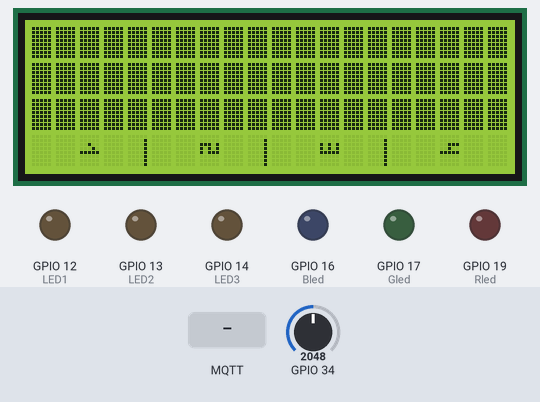
The program below on a simulated ESP32. Parts: 20×4 character LCD, output pins drawn as LEDs (lit = HIGH). The test bench sets the inputs (shaded band); at power-on: GPIO 34 = 2048. WiFi joins after 1.5 s; servers stay silent unless stated; no MQTT or app messages arrive unless stated; what the program prints to the serial monitor is not drawn.

Above: at 2.9 s.
3.0 s: MQTT message "correct" arrives on the first subscribed topic
At 3.8 s:
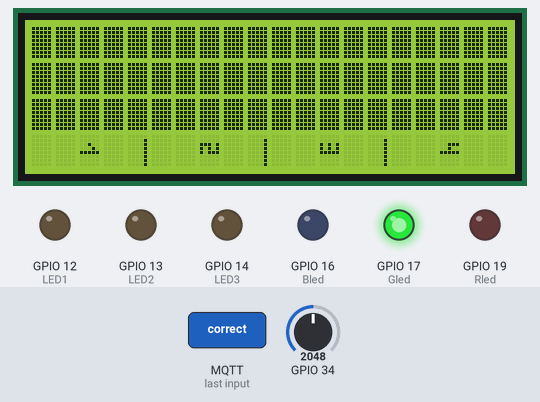
6.0 s: GPIO 34 set to 1777
9.0 s: GPIO 34 set to 1715
At 10.2 s:
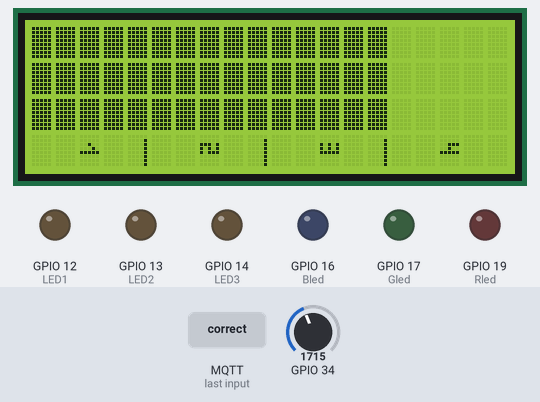
12.0 s: GPIO 34 set to 14
At 13.0 s:
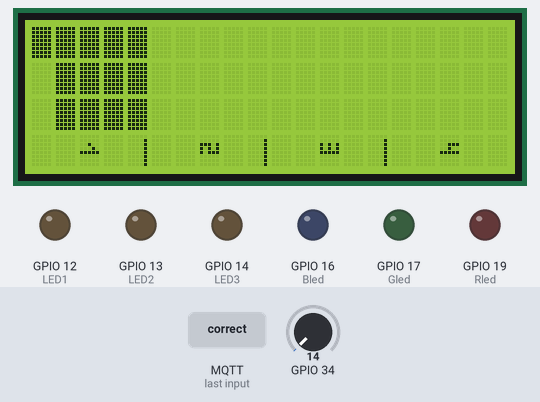
15.0 s: GPIO 34 set to 10
At 15.2 s:
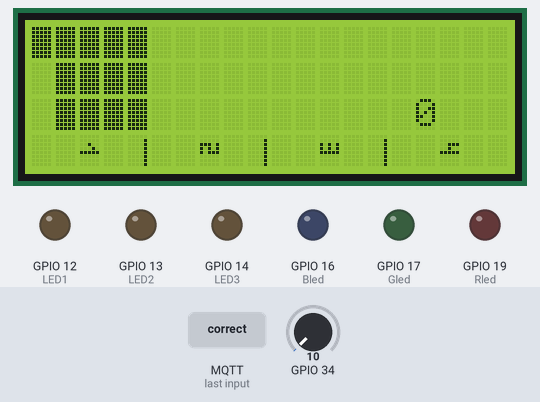
17.1 s: GPIO 34 set to 1228
At 18.8 s:
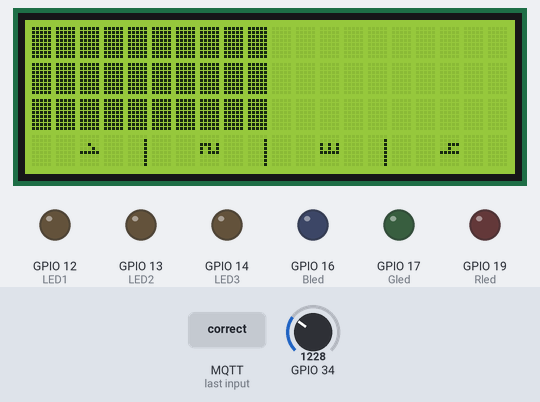
Timing chart, 0 to 20.3 s (numbered marks = the images above; inputs shaded):
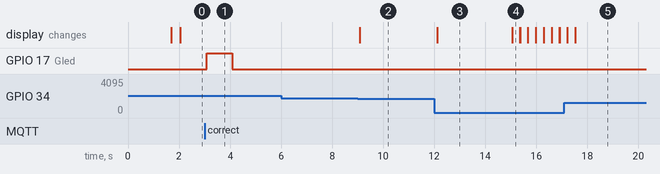

Measured:
- the behaviour switches between 1750 and 1749 on GPIO 34 (found by bisection; images 1 and 2)
- the behaviour switches between 13 and 12 on GPIO 34 (found by bisection; images 3 and 4)
- after the input at 3.0 s, GPIO 17 (Gled): LOW → HIGH after 0.09 s, → LOW 1.0 s later
- after the input at 6.0 s, every drawn part: stays the same
- after the input at 9.0 s, the display: changes after 0.07 s (image 2)
- after the input at 12.0 s, the display: changes after 0.12 s (image 3)
- after the input at 15.0 s, the display: changes after 0.05 s (image 4)

The program:

main.cpp
```cpp
#include <Adafruit_PN532.h>
#include <LiquidCrystal_I2C.h>
#include "WiFi.h"
#include "PubSubClient.h"

#define SSID "NETGEAR68"
#define PWD "excitedtuba713"

#define MQTT_SERVER "192.168.1.2"
#define MQTT_PORT 1883

char cstr[16];


#define LED1 12
#define LED2 13
#define LED3 14
#define Rled 19
#define Gled 17
#define Bled 16

WiFiClient espClient;
PubSubClient client(espClient);
long lastMsg = 0;
char msg[50];
int value = 0;
int level;
bool messageReceived = false;

String messageSend;

void callback(char *topic, byte *message, unsigned int length);
void control(String message);

void setup_wifi()
{
  delay(10);
  Serial.println("Connecting to WiFi..");

  WiFi.begin(SSID, PWD);

  while (WiFi.status() != WL_CONNECTED)
  {
    delay(500);
    Serial.print(".");
  }

  Serial.println("");
  Serial.println("WiFi connected");
  Serial.println("IP address: ");
  Serial.println(WiFi.localIP());
}

LiquidCrystal_I2C lcd (0x27, 20,4);  //
byte block[] = {
  B11111,
  B11111,
  B11111,
  B11111,
  B11111,
  B11111,
  B11111,
  B11111
};

byte line[] = {
  B00000,
  B00001,
  B00001,
  B00001,
  B00001,
  B00001,
  B00001,
  B00001
};

byte one[] = {
  B00000,
  B00000,
  B00100,
  B00010,
  B11111,
  B00000,
  B00000,
  B00000
};

byte two[] = {
  B00000,
  B00000,
  B11101,
  B10101,
  B10111,
  B00000,
  B00000,
  B00000
};

byte three[] = {
  B00000,
  B00000,
  B10101,
  B10101,
  B11111,
  B00000,
  B00000,
  B00000
};

byte four[] = {
  B00000,
  B00000,
  B00111,
  B00100,
  B11111,
  B00000,
  B00000,
  B00000
};

byte emptyBlock[] = {
  B00000,
  B00000,
  B00000,
  B00000,
  B00000,
  B00000,
  B00000,
  B00000
};

void setup() {
  // initialize serial communication at 9600 bits per second:
  Serial.begin(115200);
  setup_wifi();
  client.setServer(MQTT_SERVER, MQTT_PORT);
  client.setCallback(callback);


  lcd.init();
  lcd.backlight();
  Serial.begin(115200);                // Start serial monitor after a few seconds. Mainly for testing code to get it to work.
  client.setServer(MQTT_SERVER, MQTT_PORT);
  client.setCallback(callback);
  Wire.begin();
  lcd.begin(20,4);

  lcd.createChar(0, block);
  lcd.createChar(1, line);
  lcd.createChar(2, one);
  lcd.createChar(3, two);
  lcd.createChar(4, three);
  lcd.createChar(5, four);
  lcd.createChar(6, emptyBlock);

  lcd.setCursor(4,3); lcd.write(1);
  lcd.setCursor(9,3); lcd.write(1);
  lcd.setCursor(14,3); lcd.write(1);

  lcd.setCursor(2,3); lcd.write(2);
  lcd.setCursor(7,3); lcd.write(3);
  lcd.setCursor(12,3); lcd.write(4);
  lcd.setCursor(17,3); lcd.write(5);

  pinMode (LED1, OUTPUT);
  pinMode (LED2, OUTPUT);
  pinMode (LED3, OUTPUT);
  pinMode (19, OUTPUT);
  pinMode (Gled, OUTPUT);
  pinMode (Bled, OUTPUT);

}
void callback(char *topic, byte *message, unsigned int length)
{
  Serial.print("Message arrived on topic: ");
  Serial.print(topic);
  Serial.print(". Message: ");

  for (int i = 0; i < length; i++)
  {
    Serial.print((char)message[i]);
    messageSend += (char)message[i];
  }
  Serial.print("Message toegekomen: ");
  Serial.print(messageSend);
  messageReceived = true;


}

void reconnect()
{
  // Loop until we're reconnected
  while (!client.connected())
  {
    Serial.print("Attempting MQTT connection...");
    // Attempt to connect
    // creat unique client ID
    // in Mosquitto broker enable anom. access
    if (client.connect("fiets"))
    {
      Serial.println("connected");
      //hij luistert op trappen maar, fiets
      //hij schrijft naar trappen maar, buffer
      client.subscribe("TrappenMaar/fiets");
      //subscribe("TrappenMaar/status");
    }
    else
    {
      Serial.print("failed, rc=");
      Serial.print(client.state());
      Serial.println(" try again in 5 seconds");
      // Wait 5 seconds before retrying
      delay(5000);
    }
  }
}


void display(int r) {
  lcd.setCursor(15, 2);
  if (int(r) < 10) {
    lcd.print(" ");  // if less then 10 add " " space - to remove prev carcters
  }
  lcd.print(r);
    if( (r)==0) {
      //eerst dan even kijken of het nul blijft
      //of fouten eruit te filteren
      delay(250);
      if((r)==0) {
      lcd.setCursor(0,0); lcd.write(6);lcd.write(6);lcd.write(6);lcd.write(6);lcd.write(6);lcd.write(6);lcd.write(6);lcd.write(6);lcd.write(6);lcd.write(6);lcd.write(6);lcd.write(6);lcd.write(6);lcd.write(6);lcd.write(6);lcd.write(6);lcd.write(6);lcd.write(6);lcd.write(6);lcd.write(6);
      lcd.setCursor(0,1); lcd.write(6);lcd.write(6);lcd.write(6);lcd.write(6);lcd.write(6);lcd.write(6);lcd.write(6);lcd.write(6);lcd.write(6);lcd.write(6);lcd.write(6);lcd.write(6);lcd.write(6);lcd.write(6);lcd.write(6);lcd.write(6);lcd.write(6);lcd.write(6);lcd.write(6);lcd.write(6);
      lcd.setCursor(0,2); lcd.write(6);lcd.write(6);lcd.write(6);lcd.write(6);lcd.write(6);lcd.write(6);lcd.write(6);lcd.write(6);lcd.write(6);lcd.write(6);lcd.write(6);lcd.write(6);lcd.write(6);lcd.write(6);lcd.write(6);lcd.write(6);lcd.write(6);lcd.write(6);lcd.write(6);lcd.write(6);
        }
        else{
          display(r);
        }
      level = 0;
    }
    else if((0<(r)) && ((r) <=50)) {
      lcd.setCursor(0,0); lcd.write(0); lcd.write(0); lcd.write(0); lcd.write(0); lcd.write(0);
      lcd.setCursor(0,1); lcd.write(0); lcd.write(0); lcd.write(0); lcd.write(0); lcd.write(0);
      lcd.setCursor(0,2); lcd.write(0); lcd.write(0); lcd.write(0); lcd.write(0); lcd.write(0);
      lcd.setCursor(5,0); lcd.write(6); lcd.write(6); lcd.write(6); lcd.write(6); lcd.write(6); lcd.write(6);lcd.write(6); lcd.write(6); lcd.write(6); lcd.write(6); lcd.write(6); lcd.write(6); lcd.write(6); lcd.write(6); lcd.write(6); lcd.write(6);
      lcd.setCursor(5,1); lcd.write(6); lcd.write(6); lcd.write(6); lcd.write(6); lcd.write(6); lcd.write(6);lcd.write(6); lcd.write(6); lcd.write(6); lcd.write(6); lcd.write(6); lcd.write(6); lcd.write(6); lcd.write(6); lcd.write(6); lcd.write(6);
      lcd.setCursor(5,2); lcd.write(6); lcd.write(6); lcd.write(6); lcd.write(6); lcd.write(6); lcd.write(6);lcd.write(6); lcd.write(6); lcd.write(6); lcd.write(6); lcd.write(6); lcd.write(6); lcd.write(6); lcd.write(6); lcd.write(6); lcd.write(6);

      level =1;
    }
    else if((50 < (r)) && ((r) <=100)){
      lcd.setCursor(0,0); lcd.write(0); lcd.write(0); lcd.write(0); lcd.write(0); lcd.write(0);lcd.write(0); lcd.write(0); lcd.write(0); lcd.write(0); lcd.write(0);
      lcd.setCursor(0,1); lcd.write(0); lcd.write(0); lcd.write(0); lcd.write(0); lcd.write(0);lcd.write(0); lcd.write(0); lcd.write(0); lcd.write(0); lcd.write(0);
      lcd.setCursor(0,2); lcd.write(0); lcd.write(0); lcd.write(0); lcd.write(0); lcd.write(0);lcd.write(0); lcd.write(0); lcd.write(0); lcd.write(0); lcd.write(0);
      lcd.setCursor(10,0); lcd.write(6); lcd.write(6); lcd.write(6); lcd.write(6); lcd.write(6); lcd.write(6);lcd.write(6); lcd.write(6); lcd.write(6); lcd.write(6);
      lcd.setCursor(10,1); lcd.write(6); lcd.write(6); lcd.write(6); lcd.write(6); lcd.write(6); lcd.write(6);lcd.write(6); lcd.write(6); lcd.write(6); lcd.write(6);
      lcd.setCursor(10,2); lcd.write(6); lcd.write(6); lcd.write(6); lcd.write(6); lcd.write(6); lcd.write(6);lcd.write(6); lcd.write(6); lcd.write(6); lcd.write(6);

      level =2;
 }
    else if((100 < (r)) && ((r) <=140)){
      lcd.setCursor(0,0); lcd.write(0); lcd.write(0); lcd.write(0); lcd.write(0); lcd.write(0);lcd.write(0); lcd.write(0); lcd.write(0); lcd.write(0); lcd.write(0);lcd.write(0);lcd.write(0); lcd.write(0); lcd.write(0); lcd.write(0);
      lcd.setCursor(0,1); lcd.write(0); lcd.write(0); lcd.write(0); lcd.write(0); lcd.write(0);lcd.write(0); lcd.write(0); lcd.write(0); lcd.write(0); lcd.write(0);lcd.write(0);lcd.write(0); lcd.write(0); lcd.write(0); lcd.write(0);
      lcd.setCursor(0,2); lcd.write(0); lcd.write(0); lcd.write(0); lcd.write(0); lcd.write(0);lcd.write(0); lcd.write(0); lcd.write(0); lcd.write(0); lcd.write(0);lcd.write(0);lcd.write(0); lcd.write(0); lcd.write(0); lcd.write(0);
      lcd.setCursor(15,0); lcd.write(6); lcd.write(6); lcd.write(6); lcd.write(6); lcd.write(6);
      lcd.setCursor(15,1); lcd.write(6); lcd.write(6); lcd.write(6); lcd.write(6); lcd.write(6);
      lcd.setCursor(15,2); lcd.write(6); lcd.write(6); lcd.write(6); lcd.write(6); lcd.write(6);

      level = 3;
}

    else if((r)> 140) {
      lcd.setCursor(0,0); lcd.write(0); lcd.write(0); lcd.write(0); lcd.write(0); lcd.write(0);lcd.write(0); lcd.write(0); lcd.write(0); lcd.write(0); lcd.write(0);lcd.write(0);lcd.write(0); lcd.write(0); lcd.write(0); lcd.write(0); lcd.write(0); lcd.write(0); lcd.write(0); lcd.write(0); lcd.write(0);
      lcd.setCursor(0,1); lcd.write(0); lcd.write(0); lcd.write(0); lcd.write(0); lcd.write(0);lcd.write(0); lcd.write(0); lcd.write(0); lcd.write(0); lcd.write(0);lcd.write(0);lcd.write(0); lcd.write(0); lcd.write(0); lcd.write(0); lcd.write(0); lcd.write(0); lcd.write(0); lcd.write(0); lcd.write(0);
      lcd.setCursor(0,2); lcd.write(0); lcd.write(0); lcd.write(0); lcd.write(0); lcd.write(0);lcd.write(0); lcd.write(0); lcd.write(0); lcd.write(0); lcd.write(0);lcd.write(0);lcd.write(0); lcd.write(0); lcd.write(0); lcd.write(0); lcd.write(0); lcd.write(0); lcd.write(0); lcd.write(0); lcd.write(0);

      level = 4;
}

}
// the loop routine runs over and over again forever:
void loop() {

  if (!client.connected())
  {
    reconnect();
  }
  client.loop();

  long now = millis();
  if (now - lastMsg > 5000)
  {
    lastMsg = now;
  }


  // read the input on analog pin 34:
  int sensorValue = analogRead(34);
  // Convert the analog reading (which goes from 0 - 1023) to a voltage (0 - 5V):
  float voltage = sensorValue * (3.3 / 4095.0);
  Serial.print(sensorValue);
  Serial.print(" ");
  // print out the value you read:
  Serial.print(voltage);
  Serial.print(" ");
  Serial.println(100*voltage);
  display(100*voltage);

  char cstr[16];


if(messageReceived == true){
   messageReceived = false;
   control(messageSend);
   Serial.println(messageSend);
   messageSend = "";

}


}

void control(String mess){
  //checken of 'newNumber': w gezonden dr segment wnn 7segment klaar is
 Serial.println("CONTROL IS OKE");

if(messageSend == "send"){
    Serial.println("message send is toegekomen");
    itoa(level, cstr,10);
    client.publish("TrappenMaar/buffer", cstr);
    Serial.print("level wordt verstuurd: ");
    Serial.println(cstr);


  }

    else if(messageSend == "led1"){
        digitalWrite (LED1, HIGH);	// turn on the LED
    }

    else if(messageSend == "led2"){
        digitalWrite (LED2, HIGH);	// turn on the LED
    }

    else if(messageSend == "led3"){
        digitalWrite (LED3, HIGH);	// turn on the LED
    }

    else if(messageSend == "correct"){
      digitalWrite (Gled, HIGH);
      delay(1000);
      digitalWrite (LED1, LOW);
      digitalWrite (LED2, LOW);
      digitalWrite (LED3, LOW);
      digitalWrite (Rled, LOW);
      digitalWrite (Gled, LOW);
      client.publish("TrappenMaar/buffer", "newNumber");
      Serial.println("newNumber werd gestuurd naar buffer");
	// turn on the GREEN LED
    }


    else if(messageSend == "false"){
      digitalWrite (19, HIGH);	// turn on the RED LED
      delay(1000);
      digitalWrite (LED1, LOW);
      digitalWrite (LED2, LOW);
      digitalWrite (LED3, LOW);
      digitalWrite (Rled, LOW);
      digitalWrite (Gled, LOW);
      client.publish("TrappenMaar/buffer", "newNumber");
      Serial.println("newNumber werd gestuurd naar buffer");
    }

    else if(messageSend == "resetFiets"){
      Serial.println("Restarting in 10 seconds");
      delay(10000);
      ESP.restart();
      Serial.println("Fiets is ook ready");
      client.publish("TrappenMaar/buffer", "Fiets ready");

    }

    else{
      Serial.print("FOUT BERICHT:");
      Serial.println(messageSend);
    }

}
```
